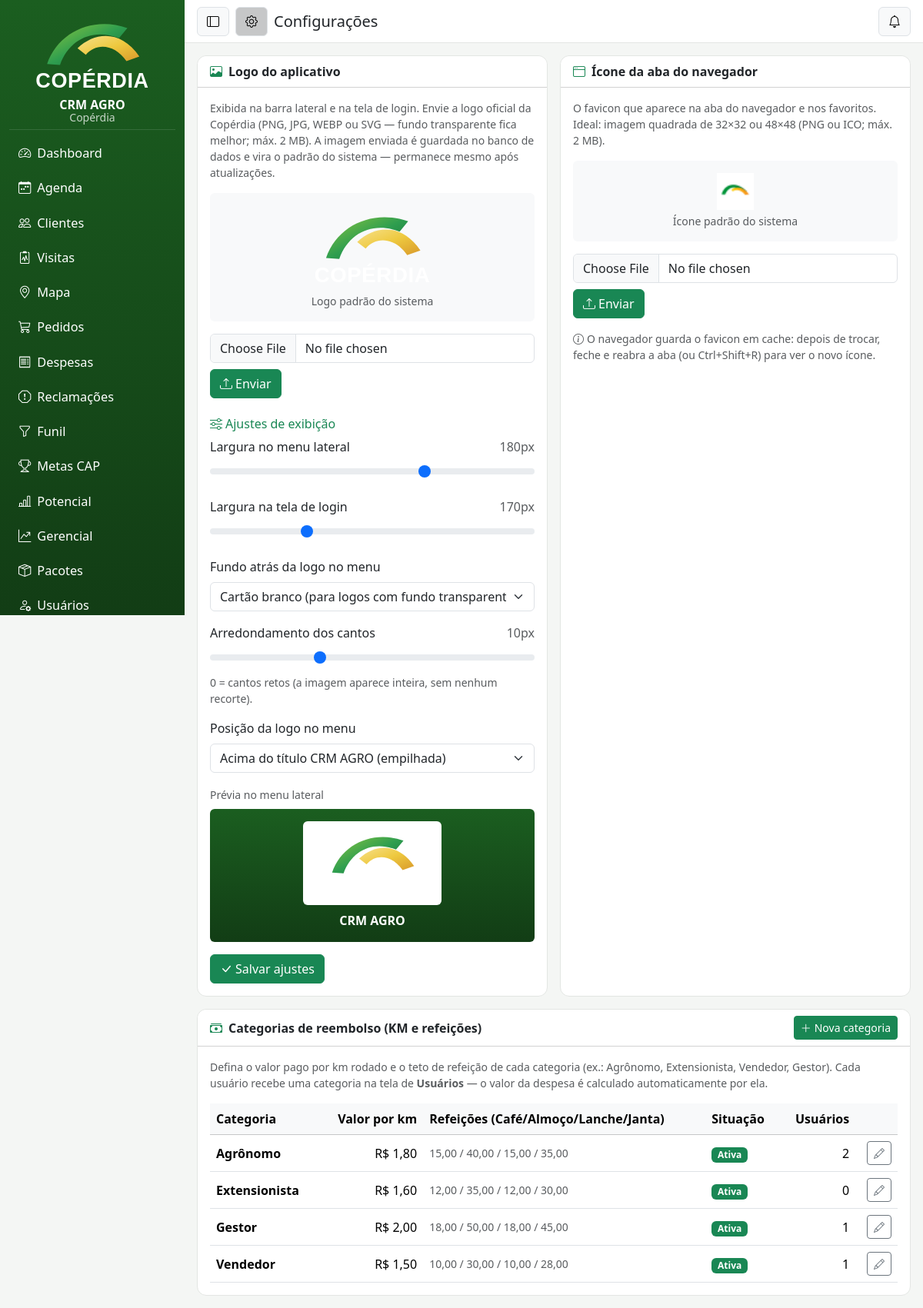
The page /index.php?r=configuracoes (signed in) on the database its author committed.
### tables this page shows
CREATE TABLE categorias_reembolso (
  id INT AUTO_INCREMENT PRIMARY KEY,
  nome VARCHAR(80) NOT NULL,
  valor_km DECIMAL(8,2) NOT NULL DEFAULT 0 COMMENT 'R$ por km rodado',
  teto_refeicao DECIMAL(8,2) NOT NULL DEFAULT 0 COMMENT 'teto por refeição (0 = sem teto)',
  ativo TINYINT(1) NOT NULL DEFAULT 1,
  criado_em DATETIME NOT NULL DEFAULT CURRENT_TIMESTAMP
);

### app/Views/configuracoes.php (the view, shortened to what the rows shown need)
<div class="row g-3">
  <div class="col-12">
    <div class="card">
      <div class="card-body">
        <div class="table-responsive">
          <table class="table table-hover align-middle mb-0">
            <thead class="table-light"><tr><th>Categoria</th><th class="text-end">Valor por km</th><th class="d-none d-md-table-cell">Refeições (Café/Almoço/Lanche/Janta)</th><th>Situação</th><th class="text-end">Usuários</th><th></th></tr></thead>
            <tbody>
              <?php foreach ($categoriasReembolso as $c): ?>
              <tr>
                <td class="fw-semibold"><?= e($c['nome']) ?></td>
                <td class="text-end"><?= moeda($c['valor_km']) ?></td>
                <td class="d-none d-md-table-cell small text-muted">
                  <?php $r = $c['refeicoes']; $fmt = fn($t) => isset($r[$t]) ? numero($r[$t], 2) : '—'; ?>
                  <?= $fmt('Café') ?> / <?= $fmt('Almoço') ?> / <?= $fmt('Lanche') ?> / <?= $fmt('Janta') ?>
                </td>
                <td><span class="badge text-bg-<?= $c['ativo'] ? 'success' : 'secondary' ?>"><?= $c['ativo'] ? 'Ativa' : 'Inativa' ?></span></td>
                <td class="text-end"><?= (int)$c['qtd_usuarios'] ?></td>
                <td class="text-end"><button class="btn btn-sm btn-outline-secondary" onclick='Config.editarCategoria(<?= json_attr($c) ?>)'><i class="bi bi-pencil"></i></button></td>
              </tr>
              <?php endforeach; ?>
            </tbody>
          </table>
        </div>
      </div>
    </div>
  </div>
</div>

### rows shown on the page
categorias_reembolso: nome "Agrônomo", valor_km "R$ 1,80", fmt "15,00", fmt "40,00", fmt "35,00", ativo "Ativa", qtd_usuarios "2"
categorias_reembolso: nome "Extensionista", valor_km "R$ 1,60", fmt "12,00", fmt "35,00", fmt "30,00", ativo "Ativa", qtd_usuarios "0"
categorias_reembolso: nome "Gestor", valor_km "R$ 2,00", fmt "18,00", fmt "50,00", fmt "45,00", ativo "Ativa", qtd_usuarios "1"
categorias_reembolso: nome "Vendedor", valor_km "R$ 1,50", fmt "10,00", fmt "30,00", fmt "28,00", ativo "Ativa", qtd_usuarios "1"

### other values the page prints
$rotulo "Dashboard"
$rotulo "Agenda"
$rotulo "Clientes"
$rotulo "Visitas"
$rotulo "Mapa"
$rotulo "Pedidos"
$rotulo "Despesas"
$rotulo "Reclamações"
$rotulo "Funil"
$rotulo "Metas CAP"
$rotulo "Potencial"
$rotulo "Gerencial"
$rotulo "Pacotes"
$rotulo "Usuários"
$titulo "Configurações"
